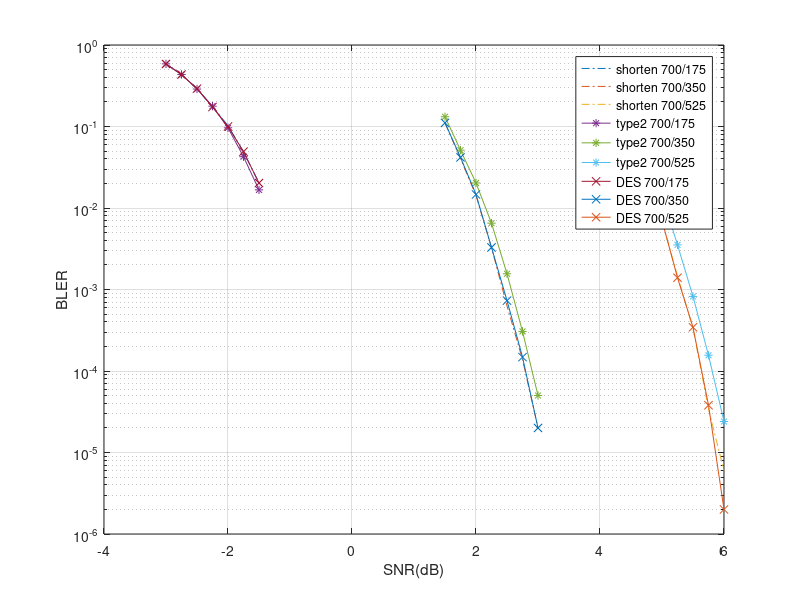

Write MATLAB code to recreate this figure.

clear;


% shorten 700/175
%%04-Mar-2022 02:09:32
SNR_db = [-3.000000e+00 -2.750000e+00 -2.500000e+00 -2.250000e+00 -2.000000e+00 -1.750000e+00 -1.500000e+00 ];
TX_CNT = [101000 101000 101000 101000 101000 101000 101000 ];
BLK_ERR_CNT = [59096 43925 29336 17650 10326 4933 2052 ];
BIT_ERR_CNT = [3219885 2177860 1306490 734838 399417 174555 64089 ];

semilogy(SNR_db, BLK_ERR_CNT./TX_CNT, "-.");
hold on;

% shorten 700/350
%%05-Mar-2022 00:14:17
SNR_db = [1.500000e+00 1.750000e+00 2.000000e+00 2.250000e+00 2.500000e+00 2.750000e+00 3.000000e+00 ];
TX_CNT = [101000 101000 101000 155000 500000 500000 500000 ];
BLK_ERR_CNT = [11156 4083 1438 505 315 69 10 ];
BIT_ERR_CNT = [764286 268731 83949 26822 14801 3063 255 ];

semilogy(SNR_db, BLK_ERR_CNT./TX_CNT, "-.");
hold on;

% shorten 700/525
%%06-Mar-2022 01:56:31
SNR_db = [4.500000e+00 4.750000e+00 5.000000e+00 5.250000e+00 5.500000e+00 5.750000e+00 6.000000e+00 ];
TX_CNT = [101000 101000 101000 342000 500000 500000 500000 ];
BLK_ERR_CNT = [8418 2707 693 501 166 17 3 ];
BIT_ERR_CNT = [922197 268989 60844 38252 10717 1130 168 ];

semilogy(SNR_db, BLK_ERR_CNT./TX_CNT, "-.");
hold on;

% type2 700/175
%%27-Feb-2022 12:06:21
SNR_db = [-3.000000e+00 -2.750000e+00 -2.500000e+00 -2.250000e+00 -2.000000e+00 -1.750000e+00 -1.500000e+00 ];
TX_CNT = [101000 101000 101000 101000 101000 101000 101000 ];
BLK_ERR_CNT = [59297 43929 29109 17962 9734 4306 1685 ];
BIT_ERR_CNT = [3237543 2150691 1262847 673594 320026 131024 49799 ];

semilogy(SNR_db, BLK_ERR_CNT./TX_CNT, "-*");
hold on;

% type2 700/350
%%28-Feb-2022 02:32:57
SNR_db = [1.500000e+00 1.750000e+00 2.000000e+00 2.250000e+00 2.500000e+00 2.750000e+00 3.000000e+00 ];
TX_CNT = [101000 101000 101000 101000 323000 500000 500000 ];
BLK_ERR_CNT = [13302 5177 2050 658 504 153 25 ];
BIT_ERR_CNT = [813302 278858 94191 27290 19244 4673 1040 ];

semilogy(SNR_db, BLK_ERR_CNT./TX_CNT, "-*");
hold on;

% type2 700/525
%%28-Feb-2022 19:57:10
SNR_db = [4.500000e+00 4.750000e+00 5.000000e+00 5.250000e+00 5.500000e+00 5.750000e+00 6.000000e+00 ];
TX_CNT = [101000 101000 101000 142000 500000 500000 500000 ];
BLK_ERR_CNT = [13190 5014 1442 501 411 78 12 ];
BIT_ERR_CNT = [1208768 363580 93055 27431 21799 3875 345 ];

semilogy(SNR_db, BLK_ERR_CNT./TX_CNT, "-*");
hold on;


% DES 700/175
%%25-Feb-2022 21:12:19
SNR_db = [-3.000000e+00 -2.750000e+00 -2.500000e+00 -2.250000e+00 -2.000000e+00 -1.750000e+00 -1.500000e+00 ];
TX_CNT = [101000 101000 101000 101000 101000 101000 101000 ];
BLK_ERR_CNT = [59057 43767 29424 17497 10104 4964 2046 ];
BIT_ERR_CNT = [3220923 2166523 1319900 727759 393541 175375 62064 ];

semilogy(SNR_db, BLK_ERR_CNT./TX_CNT, "-x");
hold on;

% DES 700/350
%%26-Feb-2022 12:30:36
SNR_db = [1.500000e+00 1.750000e+00 2.000000e+00 2.250000e+00 2.500000e+00 2.750000e+00 3.000000e+00 ];
TX_CNT = [101000 101000 101000 153000 500000 500000 500000 ];
BLK_ERR_CNT = [11187 4221 1481 502 365 74 10 ];
BIT_ERR_CNT = [767402 278104 87117 26779 17417 2878 337 ];

semilogy(SNR_db, BLK_ERR_CNT./TX_CNT, "-x");
hold on;

% DES 700/525
%%27-Feb-2022 06:46:28
SNR_db = [4.500000e+00 4.750000e+00 5.000000e+00 5.250000e+00 5.500000e+00 5.750000e+00 6.000000e+00 ];
TX_CNT = [101000 101000 101000 359000 500000 500000 500000 ];
BLK_ERR_CNT = [8419 2695 711 501 172 19 1 ];
BIT_ERR_CNT = [936768 261278 64658 38477 9185 1454 18 ];

semilogy(SNR_db, BLK_ERR_CNT./TX_CNT, "-x");



ylabel("BLER");
xlabel("SNR(dB)");
grid on;
% legend('512/128 polar' ,'576/288 ASC','576/432 ASC', '576/144 type1', '576/288 type1', '576/432 type1', '576/144 DES', '576/288 DES', '576/432 DES', '1536/768 type1', '1536/768 apc', '768/192 ASC', '768/384 ASC', '768/576 ASC');

legend(...
'shorten 700/175','shorten 700/350','shorten 700/525' ,...
'type2 700/175','type2 700/350','type2 700/525' ,...
'DES 700/175', 'DES 700/350','DES 700/525' ...
)